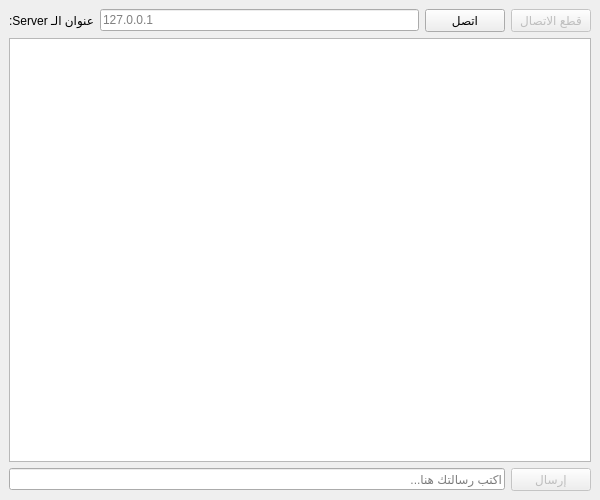
<?xml version="1.0" encoding="UTF-8"?>
<!-- MIT License -->
<!-- Copyright (c) 2025 Chat System Project -->
<ui version="4.0">
 <class>MainWindow</class>
 <widget class="QMainWindow" name="MainWindow">
  <property name="geometry">
   <rect>
    <x>0</x>
    <y>0</y>
    <width>600</width>
    <height>500</height>
   </rect>
  </property>
  <property name="windowTitle">
   <string>Chat Client</string>
  </property>
  <widget class="QWidget" name="centralwidget">
   <layout class="QVBoxLayout" name="verticalLayout">
    <item>
     <layout class="QHBoxLayout" name="connectionLayout">
      <item>
       <widget class="QLabel" name="label">
        <property name="text">
         <string>عنوان الـ Server:</string>
        </property>
       </widget>
      </item>
      <item>
       <widget class="QLineEdit" name="serverInput">
        <property name="placeholderText">
         <string>127.0.0.1</string>
        </property>
       </widget>
      </item>
      <item>
       <widget class="QPushButton" name="connectButton">
        <property name="text">
         <string>اتصل</string>
        </property>
       </widget>
      </item>
      <item>
       <widget class="QPushButton" name="disconnectButton">
        <property name="text">
         <string>قطع الاتصال</string>
        </property>
        <property name="enabled">
         <bool>false</bool>
        </property>
       </widget>
      </item>
     </layout>
    </item>
    <item>
     <widget class="QTextEdit" name="chatDisplay">
      <property name="readOnly">
       <bool>true</bool>
      </property>
     </widget>
    </item>
    <item>
     <layout class="QHBoxLayout" name="messageLayout">
      <item>
       <widget class="QLineEdit" name="messageInput">
        <property name="placeholderText">
         <string>اكتب رسالتك هنا...</string>
        </property>
       </widget>
      </item>
      <item>
       <widget class="QPushButton" name="sendButton">
        <property name="text">
         <string>إرسال</string>
        </property>
        <property name="enabled">
         <bool>false</bool>
        </property>
       </widget>
      </item>
     </layout>
    </item>
   </layout>
  </widget>
 </widget>
 <resources/>
 <connections/>
</ui>
